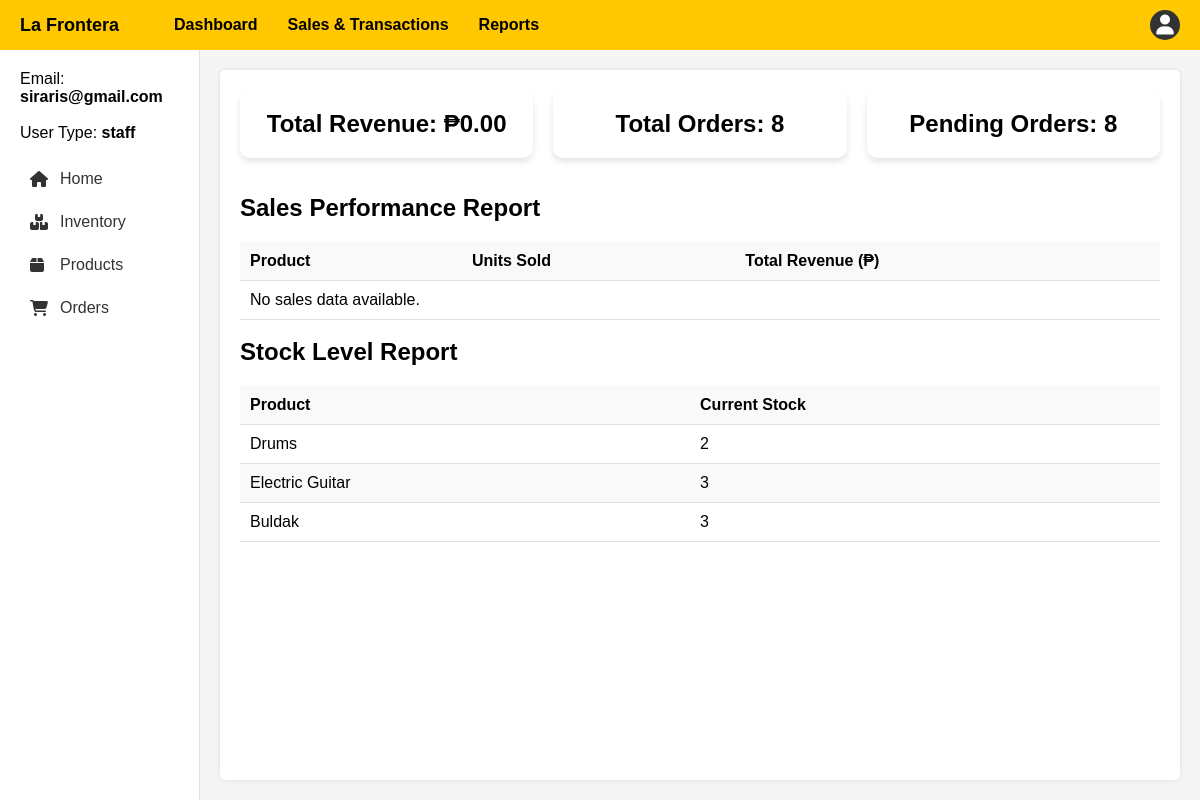
/reports.php (signed in), run on the app's committed database.
### tables this page shows
CREATE TABLE `users` (
  `id` int(11) NOT NULL,
  `username` varchar(50) NOT NULL,
  `email` varchar(100) NOT NULL,
  `password` varchar(255) NOT NULL,
  `security_question` varchar(255) NOT NULL,
  `security_answer` varchar(255) NOT NULL,
  `usertype` enum('owner','manager','staff') NOT NULL DEFAULT 'staff'
);

CREATE TABLE `products` (
  `product_id` int(11) NOT NULL,
  `product_name` varchar(255) NOT NULL,
  `price` decimal(10,2) NOT NULL,
  `quantity` int(10) UNSIGNED NOT NULL,
  `supplier` varchar(255) NOT NULL
);

### reports.php (the view, shortened to what this page needs)
<?php
include 'config.php';
$email = $_SESSION['email'];
$query = "SELECT id, usertype FROM users WHERE email = ?";
$stmt = $conn->prepare($query);
$stmt->bind_param("s", $email);
$stmt->execute();
$result = $stmt->get_result();
if ($row = $result->fetch_assoc()) {
    $usertype = $row['usertype'];
} else {
    die("User not found in database.");
}
$stats_query = "SELECT
    SUM(CASE WHEN status = 'Complete' THEN total_amount ELSE 0 END) AS total_revenue,
    COUNT(id) AS total_orders,
    SUM(CASE WHEN status = 'Pending' THEN 1 ELSE 0 END) AS pending_orders
FROM orders";
$stats_result = $conn->query($stats_query);
$stats = $stats_result->fetch_assoc();
$sales_sql = "SELECT p.product_name, SUM(o.quantity) AS total_quantity, SUM(o.total_amount) AS total_revenue
              FROM orders o
              JOIN products p ON o.product_id = p.product_id
              WHERE o.status = 'Complete'
              GROUP BY p.product_name
              ORDER BY total_quantity DESC";
$sales_result = $conn->query($sales_sql);
$stock_sql = "SELECT product_name, quantity FROM products ORDER BY quantity ASC";
$stock_result = $conn->query($stock_sql);
?>
<!DOCTYPE html>
<html lang="en">
<head>
    <link rel="stylesheet" href="https://cdnjs.cloudflare.com/ajax/libs/font-awesome/6.4.0/css/all.min.css">
    <link rel="stylesheet" href="style.css">
</head>
<body>
<div class="header">
    <div class="logo">La Frontera</div>
    <div class="search-nav">
        <a href="MenuPage.php" class="nav-item">Dashboard</a>
        <a href="#" class="nav-item active">Sales & Transactions</a>
        <a href="reports.php" class="nav-item active">Reports</a>
    </div>
    <div class="user-dropdown">
        <div class="user-icon" id="userDropdownBtn">
            <i class="fas fa-user"></i>
        </div>
    </div>
</div>
<div class="container">
    <div class="sidebar">
        <div>
        <p>Email: <strong><?php echo htmlspecialchars($email); ?></strong></p><br>
        <p>User Type: <strong><?php echo htmlspecialchars($usertype); ?></strong></p><br>
        </div>
        <a href="MenuPage.php" class="sidebar-item"><i class="fas fa-home"></i> Home</a>
        <a href="InventoryPage.php" class="sidebar-item"><i class="fas fa-boxes"></i> Inventory</a>
        <a href="ProductPage.php" class="sidebar-item"><i class="fas fa-box"></i> Products</a>
        <a href="OrderPage.php" class="sidebar-item"><i class="fas fa-shopping-cart"></i> Orders</a>
    </div>
    <div class="content">
    <div class="dashboard">
            <div class="card"><h2>Total Revenue: ₱<?php echo number_format($stats['total_revenue'], 2); ?></h2></div>
            <div class="card"><h2>Total Orders: <?php echo $stats['total_orders']; ?></h2></div>
            <div class="card"><h2>Pending Orders: <?php echo $stats['pending_orders']; ?></h2></div>
        </div><br><br>
        <div class="content-header">
            <h2>Sales Performance Report</h2>
        </div>
        <table>
            <thead>
                <tr>
                    <th>Product</th>
                    <th>Units Sold</th>
                    <th>Total Revenue (₱)</th>
                </tr>
            </thead>
            <tbody>
                <?php if ($sales_result->num_rows > 0): ?>
                    <?php while ($row = $sales_result->fetch_assoc()): ?>
                        <tr>
                            <td><?= htmlspecialchars($row['product_name']) ?></td>
                            <td><?= htmlspecialchars($row['total_quantity']) ?></td>
                            <td>₱<?= number_format($row['total_revenue'], 2) ?></td>
                        </tr>
                    <?php endwhile; ?>
                <?php else: ?>
                    <tr><td colspan="3">No sales data available.</td></tr>
                <?php endif; ?>
            </tbody>
        </table><br>
        <div class="content-header">
            <h2>Stock Level Report</h2>
        </div>
        <table>
            <thead>
                <tr>
                    <th>Product</th>
                    <th>Current Stock</th>
                </tr>
            </thead>
            <tbody>
                <?php if ($stock_result->num_rows > 0): ?>
                    <?php while ($row = $stock_result->fetch_assoc()): ?>
                        <tr>
                            <td><?= htmlspecialchars($row['product_name']) ?></td>
                            <td><?= htmlspecialchars($row['quantity']) ?></td>
                        </tr>
                    <?php endwhile; ?>
                <?php else: ?>
                    <tr><td colspan="2">No stock data available.</td></tr>
                <?php endif; ?>
            </tbody>
        </table>
    </div>
</div>
</body>
</html>

### style.css (style rules this page uses)
* { margin: 0; padding: 0; box-sizing: border-box; font-family: Arial, sans-serif; }
body { background-color: #f5f5f5; }
.header { background-color: #FFC800; padding: 10px 20px; display: flex; justify-content: space-between; align-items: center; }
.logo { font-weight: bold; color: black; font-size: 18px; }
.search-nav { display: flex; align-items: center; flex-grow: 1; margin-left: 40px; }
.nav-item { margin: 0 15px; color: black; text-decoration: none; font-weight: bold; }
.user-icon { background-color: #333; color: white; width: 30px; height: 30px; border-radius: 50%; display: flex; align-items: center; justify-content: center; }
.container { display: flex; min-height: calc(100vh - 50px); }
.sidebar { width: 200px; background-color: white; padding: 20px; border-right: 1px solid #e0e0e0; }
.sidebar-item { padding: 10px; margin-bottom: 5px; display: flex; align-items: center; text-decoration: none; color: #333; }
.sidebar-item i { margin-right: 10px; width: 20px; }
.content { flex-grow: 1; padding: 20px; background-color: white; margin: 20px; border-radius: 5px; box-shadow: 0 0 5px rgba(0,0,0,0.1); }
.content-header { display: flex; justify-content: space-between; align-items: center; margin-bottom: 20px; }
table { width: 100%; border-collapse: collapse; }
table th, table td { padding: 10px; text-align: left; border-bottom: 1px solid #e0e0e0; }
table th { background-color: #f9f9f9; }

### reports.php (style rules this page uses)
.user-dropdown { position: relative; display: inline-block; }
.user-icon { cursor: pointer; padding: 10px; font-size: 20px; position: relative; }
.content { flex: 1; padding: 20px; }
.dashboard { display: flex; justify-content: space-between; gap: 20px; }
.card { flex: 1; background: white; padding: 20px; border-radius: 10px; box-shadow: 0px 4px 6px rgba(0, 0, 0, 0.1); text-align: center; }
table { width: 100%; border-collapse: collapse; }
thead { background: #2c3e50; }
thead th { padding: 10px; }
tbody tr:nth-child(even) { background: #f9f9f9; }
td { padding: 10px; border-bottom: 1px solid #ddd; text-align: center; }

### data on the page
users: usertype "staff"
products: product_name "Drums", quantity "2"
products: product_name "Electric Guitar", quantity "3"
products: product_name "Buldak", quantity "3"

### other printed values
$email "siraris@gmail.com"
$stats['total_revenue'] "0.00"
$stats['total_orders'] "8"
$stats['pending_orders'] "8"
